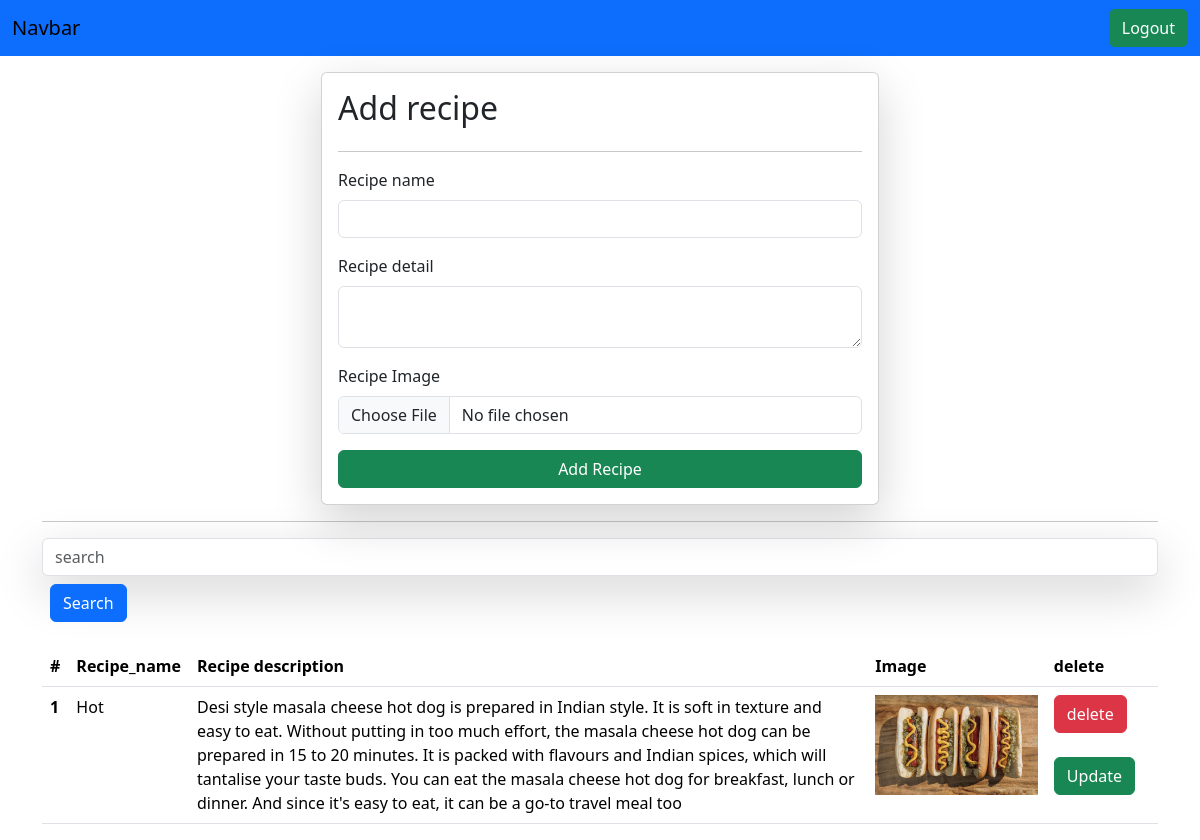
The page /recipes (signed in) on the database its author committed.
### vege/models.py (models this page shows)
class Reciepe(models.Model):
    user=models.ForeignKey(User,on_delete=models.SET_NULL,null=True,blank=True)
    recipe_name=models.CharField(max_length=50)
    recipe_description=models.TextField()
    recipe_image=models.ImageField(upload_to="reciepe")

### vege/views.py (the view, shortened to what this page needs)
# urls.py: path('recipes',recipes,name='recipes'),
@login_required(login_url='login')
def recipes(request):
    queryset=Reciepe.objects.all()
    if request.GET.get('search'):
        queryset=queryset.filter(recipe_name__icontains = request.GET.get('search'))
    return render(request,'receipes.html',context={'recipes':queryset})

### vege/templates/receipes.html (shortened to what this page needs)
{%extends 'base.html'%}
{%block start%}
<div class='container mt-3'>
    <form class='col-6 mx-auto card p-3 shadow-lg' method='post' enctype='multipart/form-data'>
        <h2>Add recipe  </h2>
        <hr>
        <div class="mb-3">
          <label for="exampleInputEmail1" class="form-label">Recipe name</label>
          <input type="text" name='recipe_name' required class="form-control" >
        </div>
        <div class="mb-3">
            <label for="exampleInputPassword1" class="form-label">Recipe detail</label>
            <textarea class='form-control' required name='recipe_description'></textarea>
        </div>
        <div class="mb-3">
          <label for="exampleInputEmail1" class="form-label">Recipe Image</label>
          <input type="file" class="form-control" required name='recipe_image' >
        </div>
        <button type="submit" class="btn btn-success">Add Recipe</button>
      </form>
      <hr>
      <form >
        <div class="mb-3">
         <input type="text" name='search' placeholder='search' class="form-control col-6 shadow-lg " >
         <button class='btn btn-primary m-2'>Search</button>
        </div>
      </form>
      <table class="table">
        <thead>
          <tr>
            <th scope="col">#</th>
            <th scope="col">Recipe_name</th>
            <th scope="col">Recipe description</th>
            <th scope="col">Image</th>
            <th scope="col">delete</th>
          </tr>
        </thead>
        <tbody>
          {%for recipe in recipes%}
          <tr>
            <th scope="row">{{forloop.counter}}</th>
            <td>{{recipe.recipe_name}}</td>
            <td>{{recipe.recipe_description}}</td>
            <td><img src='/media/{{recipe.recipe_image}}' style='height:100px'></td>
            <td>
                <a href='delete/{{recipe.id}}' class='btn btn-danger'>delete</a>
                <a href='update/{{recipe.id}}' class='btn btn-success mt-4'>Update</a>
            </td>
          </tr>
          {%endfor%}
        </tbody>
      </table>
</div>
{%endblock%}

### home/templates/base.html (shortened to what this page needs)
<!DOCTYPE html>
<html lang="en">
<head>
    <link href="https://cdn.jsdelivr.net/npm/bootstrap@5.3.1/dist/css/bootstrap.min.css" rel="stylesheet">
</head>
<body>
    <nav class="navbar bg-primary">
        <div class="container-fluid">
          <a class="navbar-brand">Navbar</a>
          <form class="d-flex" role="search">
            {% if request.user.is_authenticated %}
                <a href='logout' class="btn btn-success" type="submit">Logout</a>
            {% else %}
                <a href='login' class="btn btn-success" type="submit">Login</a>
            {%endif%}
          </form>
        </div>
      </nav>
    {%block start%}
    {%endblock%}
</body>
</html>

### rows shown on the page
Reciepe: recipe_name "Hot", recipe_description "Desi style masala cheese hot dog is prepared in Indian style. It is soft in texture and easy to eat. Without putting in too much effort, the masala cheese hot dog can be prepared in 15 to 20 minutes. It is packed with flavours and Indian spices, which will tantalise your taste buds. You can eat the masala cheese hot dog for breakfast, lunch or dinner. And since it's easy to eat, it can be a go-to travel meal too", recipe_image (picture)
